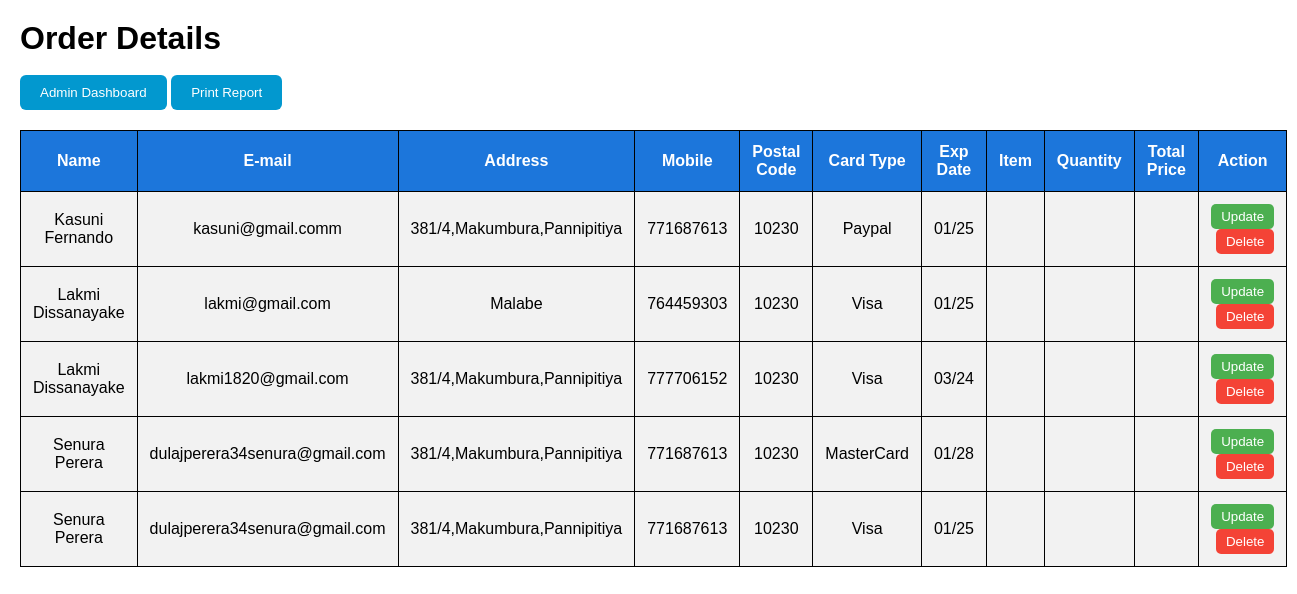
The app's page /checkoutRecord.php with its own data.
### tables this page shows
CREATE TABLE `orders` (
  `id` int(11) NOT NULL,
  `name` varchar(50) NOT NULL,
  `email` varchar(50) NOT NULL,
  `address` varchar(50) NOT NULL,
  `mobile` int(11) NOT NULL,
  `postalCode` int(11) NOT NULL,
  `cardNumber` text NOT NULL,
  `cardType` varchar(50) NOT NULL,
  `expDate` varchar(50) NOT NULL,
  `cvv` int(11) NOT NULL
);

### checkoutRecord.php (the view, shortened to what this page needs)
<!DOCTYPE html>
<html lang="en">
<head>
</head>
<body>
    <div class="table_container">
        <div class="TableHeader">
            <h1>Order Details</h1>
            <br>
            <div>
                <a href="./admin.php"><button class="add_new">Admin Dashboard</button></a>
                <button onclick="printReport()" class="add_new">Print Report</button>
            </div>
        </div>
        <div class="table_section">
            <table>
                <thead>
                    <tr>
                        <th>Name</th>
                        <th>E-mail</th>
                        <th>Address</th>
                        <th>Mobile</th>
                        <th>Postal Code</th>
                        <th>Card Type</th>
                        <th>Exp Date</th>
                        <th>Item</th>
                        <th>Quantity</th>
                        <th>Total Price</th>
                        <th>Action</th>
                    </tr>
                </thead>
                <tbody>
                <?php
                    include 'Config.php';
                    $sql = "SELECT * FROM `orders`";
                    $result = mysqli_query($conn, $sql);
                    if ($result) {
                        while ($row = mysqli_fetch_assoc($result)) {
                            $id = $row['id'];
                            $name = $row['name'];
                            $email = $row['email'];
                            $address = $row['address'];
                            $mobile = $row['mobile'];
                            $postal_code = $row['postalCode'];
                            $card_type = $row['cardType'];
                            $exp_date = $row['expDate'];
                            $item = $row['item'];
                            $quantity = $row['quantity'];
                            $totalprice = $row['totalprice'];
                            echo '
                            <tr>
                                <td>' . $name . '</td>
                                <td>' . $email . '</td>
                                <td>' . $address . '</td>
                                <td>' . $mobile . '</td>
                                <td>' . $postal_code . '</td>
                                <td>' . $card_type . '</td>
                                <td>' . $exp_date . '</td>
                                <td>' . $item . '</td>
                                <td>' . $quantity . '</td>
                                <td>' . $totalprice . '</td>
                                <td>
                                    <a href="checkoutUpdate.php?updateid=' . $id . '"><button class="updateBtn">Update</button></a>
                                    <a href="checkoutDelete.php?deleteid=' . $id . '"><button class="deleteBtn">Delete</button></a>
                                </td>
                            </tr>';
                        }
                    }
                ?>
                </tbody>
            </table>
        </div>
    </div>
</body>
</html>

### checkoutRecord.php (style rules this page uses)
* { margin: 0; padding: 0; box-sizing: border-box; }
body { font-family: 'Poppins', sans-serif; overflow: hidden; }
.table_container { margin: 20px; }
table { width: 100%; border-collapse: collapse; margin-top: 20px; }
table th, table td { border: 1px solid #000000; padding: 12px; text-align: center; }
table th { background-color: #1c76db; color: #ffffff; }
table td { background-color: #f2f2f2; }
.updateBtn { background-color: #4CAF50; color: white; border: none; padding: 5px 10px; border-radius: 5px; cursor: pointer; }
.add_new { padding: 10px 20px; color: #ffffff; background-color: #0298cf; }
button { outline: none; border: none; border-radius: 6px; cursor: pointer; padding: 10px; color: #ffffff; }
.deleteBtn { background-color: #f44336; color: white; border: none; padding: 5px 10px; border-radius: 5px; cursor: pointer; margin-left: 5px; }

### records on screen
orders: name "Kasuni Fernando", email "kasuni@gmail.comm", address "381/4,Makumbura,Pannipitiya", mobile "771687613", postalCode "10230", cardType "Paypal", expDate "01/25"
orders: name "Lakmi Dissanayake", email "lakmi@gmail.com", address "Malabe", mobile "764459303", postalCode "10230", cardType "Visa", expDate "01/25"
orders: name "Lakmi Dissanayake", email "lakmi1820@gmail.com", address "381/4,Makumbura,Pannipitiya", mobile "777706152", postalCode "10230", cardType "Visa", expDate "03/24"
orders: name "Senura Perera", email "dulajperera34senura@gmail.com", address "381/4,Makumbura,Pannipitiya", mobile "771687613", postalCode "10230", cardType "MasterCard", expDate "01/28"
orders: name "Senura Perera", email "dulajperera34senura@gmail.com", address "381/4,Makumbura,Pannipitiya", mobile "771687613", postalCode "10230", cardType "Visa", expDate "01/25"
